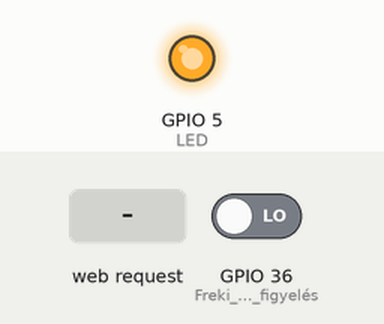
Recording of a sketch running on a simulated ESP32. Parts: output pins drawn as LEDs (lit = HIGH). The test bench sets the inputs (shaded band); at power-on: GPIO 36 (Freki_felfutó_él_figyelés) LOW. What the sketch prints to the serial monitor is not drawn.

Above: at 1.2 s.
1.3 s: HTTP request GET /HU/LED/on received
At 1.8 s:
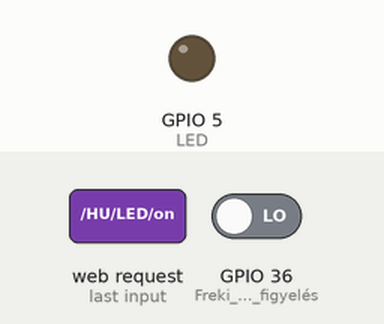
4.3 s: HTTP request GET /HU/LED/off received
At 5.4 s:
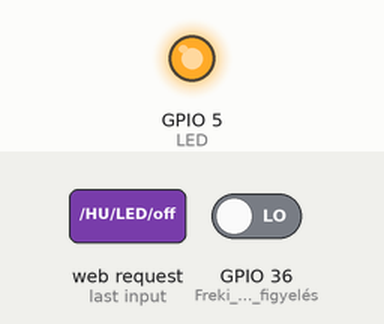
Timing chart, 0 to 7.3 s (numbered marks = the images above; inputs shaded):
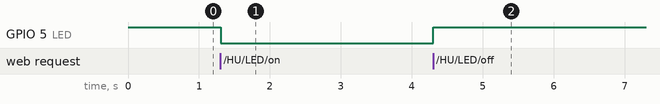

Measured:
- after the input at 1.3 s, GPIO 5 (LED): HIGH → LOW at once
- after the input at 4.3 s, GPIO 5 (LED): LOW → HIGH at once

The sketch:

e_car_monitoring.ino
```cpp
/*********
  DPTP System
  2020-01-15
  SAE J1772
  E-Car Type2 Charger Cable Power Monitor
  ESP32 WEMOS LOLIN32
*********/
  // Auto státuszai
  // Status A   (Nincs kapcsolat) +12v
  // Status B   (Jármű észlelése) +9v
  // Status C   (Töltés)          +6v
  // Status D   (ventillátor)     +3v
  // Status E   (Nincs energia)   +0v
  // Status F   (Hiba)            -12v

  // Százalékos számolás egysége 1,5625
  // 6A beállítása 6*1,5625 == 10%

// Load Wi-Fi library
#include <WiFi.h>

// Replace with your network credentials
const char* ssid     = "DPTP System ESP";
const char* password = "12345678";

// Set web server port number to 80
WiFiServer server(80);

// Variable to store the HTTP request
String header;

// Auxiliar variables to store the current output state
String output5State = "off";

hw_timer_t * timer = NULL;

// Mérendő feszültség
volatile double INmV = 13000.0;
volatile double INmVD = 4096.0;
volatile double AllCharger = 0;
volatile double AllmA = 0;
volatile int TimeDif = 5; // 0.5% kitőltéssel kompenzálunk

volatile int Counter;
volatile uint64_t TCFel;
volatile uint64_t TCLe;

volatile int AdValueH = 0;
volatile int AdValueL = 0;

volatile int szam = 0;
volatile int freki = 0;
volatile int duty = 0;
volatile double Amper = 0;
volatile double Watt = 0;
volatile int Sec = 0;
volatile int mp = 0;
volatile int perc = 0;
volatile int ora = 0;
volatile int mSCount = 0;
volatile int AdJel = 0;
String Lang = "HU";
String AdatHalmaz;
volatile int AdatHalmazCount = 10; //10mp

/*
 * 3.3v   ->  4096  ->  +13v
 * 1.65v  ->  2048  ->  0v
 * 0v     ->  0     ->  -13v
 */
/*int PilotSignal(int AdVH, int AdVL)
{
  // Megvizsgáljuk, hogy a mért jel pozitív vagy negatív
  if(AdVH > (INmVD/2))  // Ha pozitív
  {
    // Pozitív kifejtés 2048-4096
  }
  else if(AdVH < (INmVD/2))  // Ha negatív
  {
    // Negatív kifejtés 2048-0
  }
  else
  {
    // Ha nulla
  }
}*/

void IRAM_ATTR isr() {
  //digitalWrite(5, !digitalRead(5));
  if(digitalRead(36)==HIGH){
    TCFel = timerRead(timer);
    timerWrite(timer, 0);
    AdValueH += analogRead(32);
  }if(digitalRead(36)==LOW){
    TCLe = timerRead(timer);
    AdValueL += analogRead(32);
  }
  mSCount++;
}

/*void IRAM_ATTR isr_falling() {
  //digitalWrite(5, !digitalRead(5));
  TCLe = timerRead(timer);
  AdValueL = analogRead(32);
}*/

void onTimer(){
  if(Counter==10)
  {
    //Serial.println("Le járt az idő! Timer leállítva!");
    //endTimer();
    Serial.println("Timer időzítéses frissítés...");
    mSCount=2000;
    Counter=0;
  }
  else
  {
    Counter++;
  }
}

void startTimer() {
  timer = timerBegin(1, 80, true); // timer_id = 0; divider=80; countUp = true;
  timerAttachInterrupt(timer, &onTimer, true); // edge = true
  timerAlarmWrite(timer, 1000000, true); //1000 ms
  timerAlarmEnable(timer);
}

void endTimer() {
  timerEnd(timer);
  timer = NULL;
}

void setup() {
  Serial.begin(115200);
  //pinMode(39, INPUT);        // Freki lelfutó él figyelése
  pinMode(36, INPUT);        // Freki felfutó él figyelése
  pinMode(32, INPUT);        // Analog
  pinMode(5, OUTPUT);        // LED
  digitalWrite(5, HIGH);     // LED magasba

  // Connect to Wi-Fi network with SSID and password
  Serial.print("Setting AP (Access Point)…");
  // Remove the password parameter, if you want the AP (Access Point) to be open
  WiFi.softAP(ssid, password);

  IPAddress IP = WiFi.softAPIP();
  Serial.print("AP IP address: ");
  Serial.println(IP);

  server.begin();

  //attachInterrupt(digitalPinToInterrupt(USER_BT1), bt1IntHandler, FALLING);
  attachInterrupt(36, isr, CHANGE);
  //attachInterrupt(39, isr_falling, FALLING);

  /*
  analogReadResolution(12);             // Sets the sample bits and read resolution, default is 12-bit (0 - 4095), range is 9 - 12 bits
  analogSetWidth(12);                   // Sets the sample bits and read resolution, default is 12-bit (0 - 4095), range is 9 - 12 bits
                                        //  9-bit gives an ADC range of 0-511
                                        // 10-bit gives an ADC range of 0-1023
                                        // 11-bit gives an ADC range of 0-2047
                                        // 12-bit gives an ADC range of 0-4095
  analogSetCycles(8);                   // Set number of cycles per sample, default is 8 and provides an optimal result, range is 1 - 255
  analogSetSamples(1);                  // Set number of samples in the range, default is 1, it has an effect on sensitivity has been multiplied
  analogSetClockDiv(1);                 // Set the divider for the ADC clock, default is 1, range is 1 - 255
  analogSetAttenuation(ADC_11db);       // Sets the input attenuation for ALL ADC inputs, default is ADC_11db, range is ADC_0db, ADC_2_5db, ADC_6db, ADC_11db
  analogSetPinAttenuation(VP,ADC_11db); // Sets the input attenuation, default is ADC_11db, range is ADC_0db, ADC_2_5db, ADC_6db, ADC_11db
                                        // ADC_0db provides no attenuation so IN/OUT = 1 / 1 an input of 3 volts remains at 3 volts before ADC measurement
                                        // ADC_2_5db provides an attenuation so that IN/OUT = 1 / 1.34 an input of 3 volts is reduced to 2.238 volts before ADC measurement
                                        // ADC_6db provides an attenuation so that IN/OUT = 1 / 2 an input of 3 volts is reduced to 1.500 volts before ADC measurement
                                        // ADC_11db provides an attenuation so that IN/OUT = 1 / 3.6 an input of 3 volts is reduced to 0.833 volts before ADC measurement
  adcAttachPin(VP);                     // Attach a pin to ADC (also clears any other analog mode that could be on), returns TRUE/FALSE result
  adcStart(VP);                         // Starts an ADC conversion on attached pin's bus
  adcBusy(VP);                          // Check if conversion on the pin's ADC bus is currently running, returns TRUE/FALSE result
  adcEnd(VP);                           // Get the result of the conversion (will wait if it have not finished), returns 16-bit integer result
  */
  adcAttachPin(32);
  startTimer();
}

char uS[20];
char Temp[20];
String s1,s2,s3,s4,s5,s6;
void loop()
{

  if(mSCount>=2000)
  {
    AdValueH = AdValueH/(mSCount/2);
    AdValueL = AdValueL/(mSCount/2);
    AdJel = AdValueH-AdValueL;
    Serial.print("Freki: ");
    Serial.print(freki);
    Serial.println(" Hz");

    Serial.print("Duty: ");
    duty = (TCFel+TimeDif)/10;
    Amper = (TCFel*0.6)/10;
    Watt = Amper*230;
    AllCharger += Watt / 3600;
    AllmA = (((double)(Amper/3600.0)*AllCharger)/2);

    Serial.print(duty);
    Serial.println(" %");

    Serial.print("Felvett teljesítmény: ");
    Serial.print(AllCharger);
    Serial.println("");

    Serial.print("Felvett Áram: ");
    Serial.print(AllmA);
    Serial.println("");

    Serial.print("AdValueH: ");
    Serial.print(AdValueH);
    Serial.print(" ");

    Serial.print("AdValueL: ");
    Serial.print(AdValueL);
    Serial.print(" ");

    sprintf(Temp, "%i", (int)(AdJel*(INmV/INmVD)));
    Serial.print(Temp);
    Serial.println(" mV");

    if(AdatHalmazCount==0)
    {
      // Analog jel, kitőltés, áram, teljesítmény, össze teljesítmény, összes áram, feszültség
      AdatHalmaz += String(Sec)+","+String(AdJel)+","+String(duty)+","+String(Amper)+","+String(Watt)+","+String(AllCharger)+","+String(AllmA)+","+String(Temp)+"#";
      Serial.println(AdatHalmaz);
      AdatHalmazCount = 10;
    }

    AdatHalmazCount--;
    AdValueH = 0;
    AdValueL = 0;
    freki = TCLe;
    Sec++;
    mSCount=0;
  }

  WiFiClient client = server.available();   // Listen for incoming clients

  if (client) {                             // If a new client connects,
    Serial.println("New Client.");          // print a message out in the serial port
    String currentLine = "";                // make a String to hold incoming data from the client
    while (client.connected()) {            // loop while the client's connected
      if (client.available()) {             // if there's bytes to read from the client,
        char c = client.read();             // read a byte, then
        Serial.write(c);                    // print it out the serial monitor
        header += c;
        if (c == '\n') {                    // if the byte is a newline character
          // if the current line is blank, you got two newline characters in a row.
          // that's the end of the client HTTP request, so send a response:
          if (currentLine.length() == 0) {
            // HTTP headers always start with a response code (e.g. HTTP/1.1 200 OK)
            // and a content-type so the client knows what's coming, then a blank line:
            client.println("HTTP/1.1 200 OK");
            client.println("Content-type:text/html");
            client.println("Connection: close");
            client.println();

            // turns the GPIOs on and off
            if (header.indexOf("GET /HU/LED/on") >= 0 || header.indexOf("GET /EN/LED/on") >= 0) {
              Serial.println("GPIO LED on");
              output5State = "on";
              digitalWrite(5, LOW);
            } else if (header.indexOf("GET /HU/LED/off") >= 0 || header.indexOf("GET /EN/LED/off") >= 0) {
              Serial.println("GPIO LED off");
              output5State = "off";
              digitalWrite(5, HIGH);
            } else if (header.indexOf("GET /EN") >= 0) {
              Lang = "EN";
            } else if (header.indexOf("GET /HU") >= 0) {
              Lang = "HU";
            }
            if (header.indexOf("GET /HU/RS") >= 0 || header.indexOf("GET /EN/RS") >= 0) {
                AllCharger = 0;
                AllmA = 0;
                AdValueH = 0;
                AdValueL = 0;
                szam = 0;
                freki = 0;
                duty = 0;
                Amper = 0;
                Watt = 0;
                Sec = 0;
                mp = 0;
                perc = 0;
                ora = 0;
                AdJel = 0;
                AdatHalmaz = "";
            }

            ora = Sec/3600;
            perc = Sec%3600;
            mp = perc%60;
            perc = perc/60;
            sprintf(uS, "%llu", TCFel);

            s1 = "";
            s2 = "";
            s3 = "";
            s4 = "";
            s5 = "";
            s6 = "";
              // Auto státuszai
              // Status A   (Nincs kapcsolat) +12v
              // Status B   (Jármű észlelése) +9v
              // Status C   (Töltés)          +6v
              // Status D   (ventillátor)     +3v
              // Status E   (Nincs energia)   +0v
              // Status F   (Hiba)            -12v
            if(atoi(Temp)>10000) // 10v-nál nagyobb (készenlét)
            {
              s1 = "active";
            }else if(atoi(Temp)<10000 && atoi(Temp)>7500) // Ha 10v-nál kisebb és 7.5-nál nagyobb (jármű észelve)
            {
              s2 = "active";
            }else if(atoi(Temp)<7500 && atoi(Temp)>5000) // Ha 7v-nál kisebb és 5-nál nagyobb
            {
              s3 = "active";
            }else if(atoi(Temp)<5000 && atoi(Temp)>2000) // Ha 5v-nál kisebb és 2-nél nagyobb
            {
              s4 = "active";
            }else if(atoi(Temp)<2000) // Ha 1v-nál kisebb
            {
              s5 = "active";
            }else if(atoi(Temp)<=0) // Ha -12v
            {
              s6 = "active";
            }

            if (s1 == "active" || s2 == "active" || s5 == "active" || s6 == "active") {
                AllCharger = 0;
                AllmA = 0;
                AdValueH = 0;
                AdValueL = 0;
                szam = 0;
                freki = 0;
                duty = 0;
                Amper = 0;
                Watt = 0;
                AdJel = 0;
            }

            // Display the HTML web page
            client.print("<!DOCTYPE html>"
            "<html lang='hu'>"
             "<head>"
                "<title> DPTP System - E-Car Type2 Charger Cable Power Monitor </title>"
                "<meta http-equiv=refresh content=5;URL='//192.168.4.1/"); client.print(Lang); client.println("'>"
                "<meta charset='UTF-8'>"
                "<meta http-equiv='Content-Type' content='text/html; charset=ISO-8859-2' />"
                "<style type='text/css'>"
                  "#keret{position:relative;clear:both;margin:auto auto;border:0px solid red;width:98%;text-align:center;font-family: 'Courier New', Times, serif;font-size:30px;}"
                  "#keret .title{clear:both;border:1px dashed gray;width:auto;padding:5px 5px;margin:5px auto;}"
                  "#keret .jobbkeret{float:right;max-width:49%;width:100%;border:0px solid yellow;margin:5px auto;}"
                  "#keret .balkeret{float:left;max-width:49%;width:100%;border:0px solid blue;margin:5px auto;}"
                  "#keret .mezo{margin:0px auto;width:auto;border:0px solid gray;padding:20px 5px;}"
                  "#keret .fent{border-top:1px dashed gray;border-bottom:1px dashed gray;}"
                  "#keret .jobb{text-align:right;}"
                  "#keret .bal{text-align:left;}"
                  "#keret .szurke{ background-color:#f5f5f5;}"
                  "#state{clear:both;margin:0px auto;border:1px solid #e6e6e6;width:99%;text-align:center;border-radius: 10px;-webkit-border-radius: 10px;-moz-border-radius: 10px;padding:10px 0px;background-color:#f5f5f5;}"
                  "#state .s{clear:both;margin:0px auto;width:auto;border-bottom:1px dotted #e0e0e0;padding:10px 10px;background-color:transparent;color:#dadada;text-shadow:1px 1px 1px white;}"
                  "#state .active{background-color:#e0f0f0;color:gray;}"
                  "p{clear:both;margin:10px auto;}"
                  "a{margin:0px 5px;}"
                  "button:active{background-color: #33cc00;}"
                  "button{font-size:30px;margin:1px auto;border:1px dashed gray;padding:5px 10px;width:48%;height:150px;color:gray;text-shadow:1px 1px 1px white;-webkit-border-radius: 10px;-moz-border-radius: 10px;padding:10px 0px;cursor:pointer;}"
                  ".bactive{background-color:#e0f0f0;color:#d2d2d2;}"
                  ".disabled{color:#d2d2d2;}"
                  "@media(max-width:400px){#keret{ font-size:20px;}button{ font-size:20px; width:45%; height:100px;}}"
                  "textarea{display:none;}"
                "</style>"
                "<script>"
                "function download(filename, text) {"
                  "var dt = new Date();"
                  "var DateTime = (dt.getFullYear()) + '_' + (('0'+dt.getMonth()+1).slice(-2)) + '_' + (('0'+dt.getDate()).slice(-2)) + '_' + (('0'+dt.getHours()).slice(-2)) + '_' + (('0'+dt.getMinutes()).slice(-2));"
                  "var d = document.createElement('a');"
                  "d.setAttribute('href', 'data:text/plain;charset=utf-8,' + encodeURIComponent(text));"
                  "d.setAttribute('download', DateTime + '_' + filename);"
                  "d.click();"
                "}"
                "</script>"
              "</head>"
              "<body>"

                "<div id='keret'>");
                if (header.indexOf("GET /EN") >= 0) {
                client.println(
                  "<div class='title'>TYPE2 DATAS</div>"
                  "<div class='balkeret'>"
                    "<div class='mezo fent jobb szurke' style='border-top:0px;'>FREQUENCY</div>"
                    "<div class='mezo jobb'>DUTY</div>"
                    "<div class='mezo fent jobb szurke'>CURRENT</div>"
                    "<div class='mezo jobb szurke'>POWER RECEIVED</div>"
                    "<div class='mezo fent jobb'>VOLTAGE</div>"
                    "<div class='mezo jobb szurke'>SIGNAL</div>"
                    "<div class='mezo fent jobb'>CHARGER</div>"
                  "</div>");
                }
                else
                {
                  client.println(
                  "<div class='title'>ADATOK</div>"
                  "<div class='balkeret'>"
                    "<div class='mezo fent jobb szurke' style='border-top:0px;'>FREKVENCIA</div>"
                    "<div class='mezo jobb'>KITŐLTÉS</div>"
                    "<div class='mezo fent jobb szurke'>ÁRAMERŐSSÉG</div>"
                    "<div class='mezo jobb szurke'>VÉTELEZETT</div>"
                    "<div class='mezo fent jobb'>FESZŰLTSÉG</div>"
                    "<div class='mezo jobb szurke'>ANALOG JEL</div>"
                    "<div class='mezo fent jobb'>TÖLTÉS</div>"
                  "</div>");
                }
                  client.println(
                  "<div class='jobbkeret'>"
                    "<div class='mezo fent bal szurke' style='border-top:0px;'>"+String(freki)+" Hz</div>");
                    if (header.indexOf("GET /EN") >= 0) {
                      client.println("<div class='mezo bal'>"+String(duty)+" % (Time: "+uS+" uS)</div>");
                    }
                    else
                    {
                      client.println("<div class='mezo bal'>"+String(duty)+" % (Idő: "+uS+" uS)</div>");
                    }
                    client.println(
                    "<div class='mezo fent bal szurke'>"+String(Amper)+" Ah ("+String(Watt)+" Wh)</div>"
                    "<div class='mezo bal'>"+AllCharger+" W ("+AllmA+" A) ["+((AllCharger/1000)*45)+" Ft]</div>"
                    "<div class='mezo fent bal'>"+Temp+" mV</div>"
                    "<div class='mezo bal szurke'>"+AdJel+"</div>"
                    "<div class='mezo fent bal'>"+ora+":"+perc+":"+mp +"</div>"
                  "</div>"
                  "<div id='state'>");
                  if (header.indexOf("GET /EN") >= 0) {
                  client.println(
                    "<div class='s "+String(s1)+"'>READY BY</div>"
                    "<div class='s "+String(s2)+"'>VEHICLE DETECTION</div>"
                    "<div class='s "+String(s3)+"'>CHARGING</div>"
                    "<div class='s "+String(s4)+"'>VENTILATION</div>"
                    "<div class='s "+String(s5)+"'>NO POWER</div>"
                    "<div class='s "+String(s6)+"'>ERROR</div>");
                  }
                  else
                  {
                    client.println(
                    "<div class='s "+String(s1)+"'>KÉSZENLÉT</div>"
                    "<div class='s "+String(s2)+"'>JÁRMŰ ÉSZLELÉSE</div>"
                    "<div class='s "+String(s3)+"'>TÖLTÉS</div>"
                    "<div class='s "+String(s4)+"'>VENTILLÁTOR</div>"
                    "<div class='s "+String(s5)+"'>NINCS ENERGIA</div>"
                    "<div class='s "+String(s6)+"'>HIBA</div>");
                  }
                    client.println(
                  "</div>"
                  "<div class='title' style='font-size:12px;border:1px dashed gray;'>DPTP System - 2020 E-Car Type2 Charger Cable Power Monitor</div>"
                "</div>"
              "</body>"
            "</html>");

            // Gombok
            if (header.indexOf("GET /EN") >= 0) {
              client.println("<p>");
              client.println("<a href=\"/EN/RS\"><button>RESET</button></a>");
              //client.println("<a href=\"data:application/csv;charset=utf-8,"+AdatHalmaz+"\" download=\"chargerdatas.csv\"><button class='disabled'>SAVE</button></a>");
              client.println("<a href=\"javascript:download('chargerdatas.txt','"+AdatHalmaz+"');\"><button class='disabled'>SAVE</button></a>");
              client.println("</p>");
              client.println("<p>");
              client.println("<a><button class='bactive'>ENGLIS</button></a>");
              client.println("<a href=\"/HU\"><button>HUNGARY</button></a>");
              client.println("</p>");
            }
            else{
              client.println("<p>");
              client.println("<a href=\"/HU/RS\"><button>NULLÁZÁS</button></a>");
              //client.println("<a href=\"data:application/csv;charset=utf-8,"+AdatHalmaz+"\" download=\"toltoadatok.csv\"><button class='disabled'>MENTÉS</button></a>");
              client.println("<a href=\"javascript:download('toltoadatok.txt','"+AdatHalmaz+"');\"><button class='disabled'>MENTÉS</button></a>");
              client.println("</p>");
              client.println("<p>");
              client.println("<a href=\"/EN\"><button>ANGOL</button></a>");
              client.println("<a><button class='bactive'>MAGYAR</button></a>");
              client.println("</p>");
            }

            client.println("<textarea id='DataSave'>"+AdatHalmaz+"</textarea>");

            if (output5State=="off") {
              client.println("<p><a href=\"/"+Lang+"/LED/on\"><button style=\"background-color:green;\">LED ON</button></a></p>");
            } else {
              client.println("<p><a href=\"/"+Lang+"/LED/off\"><button style=\"background-color:red;\">LED OFF</button></a></p>");
            }

            // The HTTP response ends with another blank line
            client.println();
            // Break out of the while loop
            break;
          } else { // if you got a newline, then clear currentLine
            currentLine = "";
          }
        } else if (c != '\r') {  // if you got anything else but a carriage return character,
          currentLine += c;      // add it to the end of the currentLine
        }
      }
      szam++;
    }
    // Clear the header variable
    header = "";
    // Close the connection
    client.stop();
    Serial.println("Client disconnected.");
    Serial.println("");
  }
}
```
